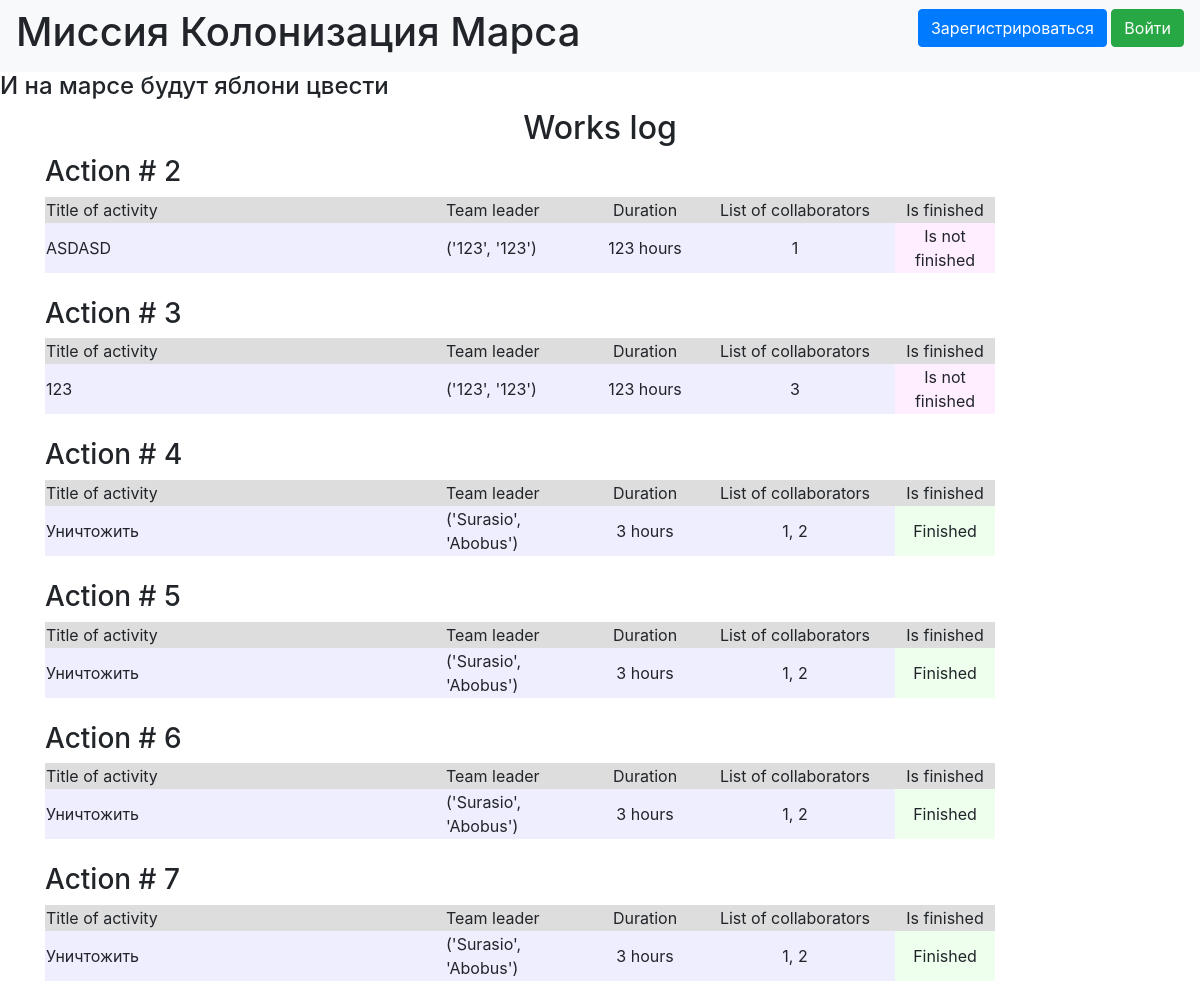
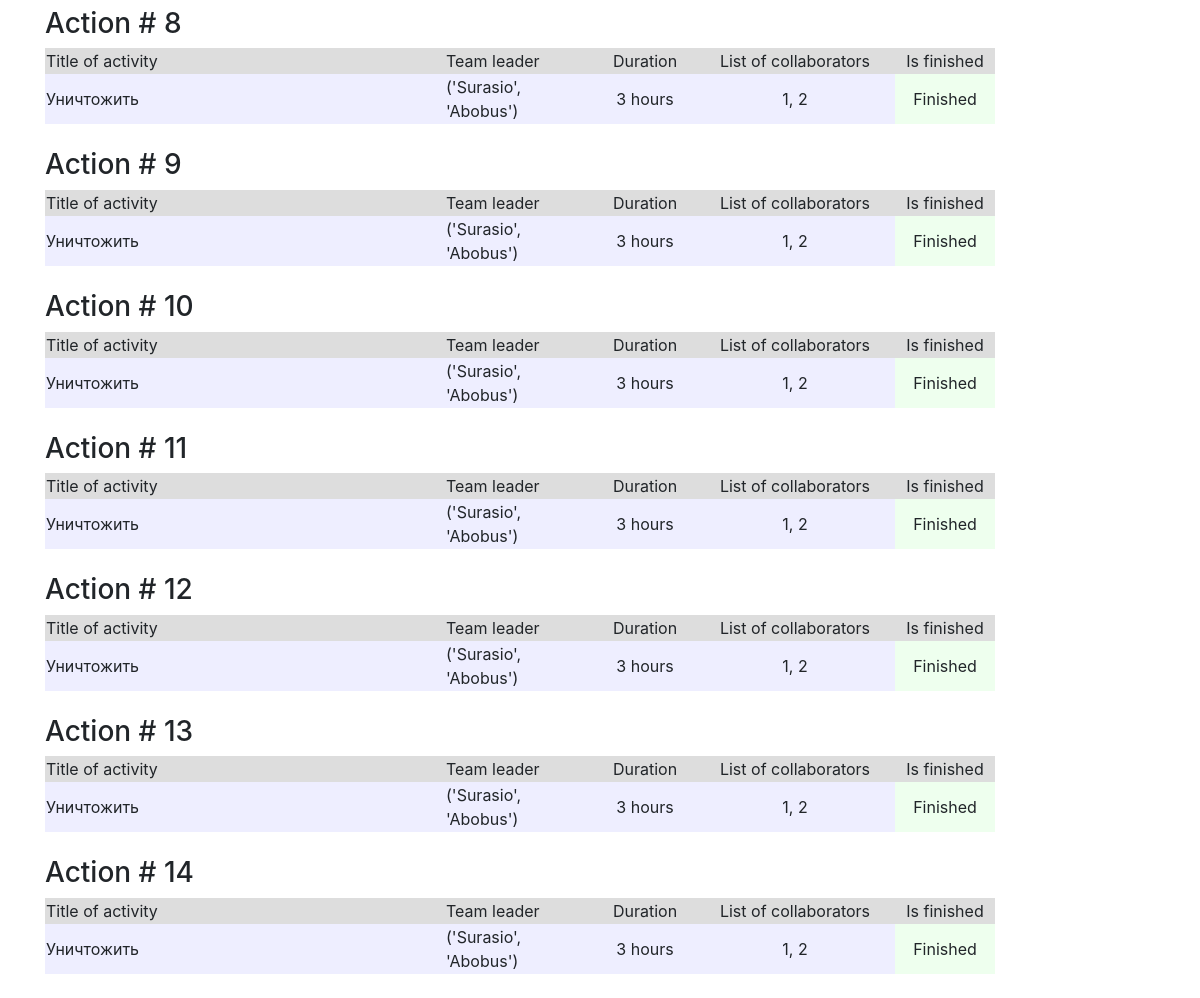
The page / on the database its author committed (2 pictures, top to bottom).
### data/jobs.py (models this page shows, shortened)
class Jobs(SqlAlchemyBase, UserMixin, SerializerMixin):
    __tablename__ = 'jobs'
    id = sqlalchemy.Column(sqlalchemy.Integer,
                           primary_key=True, autoincrement=True)
    team_leader = sqlalchemy.Column(sqlalchemy.Integer,
                                    sqlalchemy.ForeignKey("users.id"))
    job = sqlalchemy.Column(sqlalchemy.String, nullable=True)
    work_size = sqlalchemy.Column(sqlalchemy.Integer, default=0, nullable=True)
    collaborators = sqlalchemy.Column(sqlalchemy.String, nullable=True)
    start_date = sqlalchemy.Column(sqlalchemy.DateTime)
    end_date = sqlalchemy.Column(sqlalchemy.DateTime)
    is_finished = sqlalchemy.Column(sqlalchemy.Boolean, default=True)
    user = orm.relationship('User')

### server.py (the view)
@app.route("/")
def index():
    session = db_session.create_session()
    jobs = session.query(Jobs).all()
    users = session.query(User).all()
    names = {name.id: (name.surname, name.name) for name in users}
    return render_template("index.html", jobs=jobs, names=names)

### data/db_session.py (called while the page is built)
def create_session() -> Session:
    global __factory
    return __factory()

### templates/index.html (shortened to what this page needs)
{% extends "base.html" %}
{% block content %}
<h2 align="center">Works log</h2>
{% for job in jobs %}
<h3>Action # {{ job.id }}</h3>
<div class="table_container">
    <table class="my_table">
        <tr class="my_row">
            <td class="title" width="400px" bgcolor="#dddddd">Title of activity</td>
            <td class="title" width="150px" bgcolor="#dddddd">Team leader</td>
            <td class="title" width="100px" bgcolor="#dddddd" align="center">Duration</td>
            <td class="title" width="200px" bgcolor="#dddddd" align="center">List of collaborators</td>
            <td class="title" width="100px" bgcolor="#dddddd" align="center">Is finished</td>
        </tr>
        <tr class="my_row">
            <td class="ordinary" bgcolor="#eeeeff">{{ job.job}}</td>
            <td class="ordinary" bgcolor="#eeeeff">{{ names[job.team_leader]}}</td>
            <td class="ordinary" bgcolor="#eeeeff" align="center">{{ job.work_size }} hours</td>
            <td class="ordinary" bgcolor="#eeeeff" align="center">{{ job.collaborators }}</td>
            {% if job.is_finished %}
            <td class="ordinary" bgcolor="#eeffee" align="center">Finished</td>
            {% else %}
            <td class="ordinary" bgcolor="#ffeeff" align="center">Is not finished</td>
            {% endif %}
        </tr>
    </table>
</div>
<br>
{% endfor %}
{% endblock %}

### templates/base.html (shortened to what this page needs)
<!doctype html>
<html lang="en">
<head>
    <link rel="stylesheet" href="https://stackpath.bootstrapcdn.com/bootstrap/4.4.1/css/bootstrap.min.css">
    <header>
        <nav class="navbar navbar-light bg-light">
            <h1>Миссия Колонизация Марса</h1>
            {% if current_user.is_authenticated %}
                <a class="navbar-brand" href="/logout">{{ current_user.name }}</a>
            {% else %}
                <p>
                    <a class="btn btn-primary " href="/register">Зарегистрироваться</a>
                    <a class="btn btn-success" href="/login">Войти</a>
                </p>
            {% endif %}
        </nav>
        <h4>И на марсе будут яблони цвести</h4>
    </header>
</head>
    <main role="main" class="container">
        {% block content %}{% endblock %}
    </main>
</html>

### rows shown on the page
Jobs: id "2", job "ASDASD", team_leader "('123', '123')", work_size "123", collaborators "1", is_finished "Is not finished"
Jobs: id "3", job "123", team_leader "('123', '123')", work_size "123", collaborators "3", is_finished "Is not finished"
Jobs: id "4", job "Уничтожить", team_leader "('Surasio', 'Abobus')", work_size "3", collaborators "1, 2", is_finished "Finished"
Jobs: id "5", job "Уничтожить", team_leader "('Surasio', 'Abobus')", work_size "3", collaborators "1, 2", is_finished "Finished"
Jobs: id "6", job "Уничтожить", team_leader "('Surasio', 'Abobus')", work_size "3", collaborators "1, 2", is_finished "Finished"
Jobs: id "7", job "Уничтожить", team_leader "('Surasio', 'Abobus')", work_size "3", collaborators "1, 2", is_finished "Finished"
Jobs: id "8", job "Уничтожить", team_leader "('Surasio', 'Abobus')", work_size "3", collaborators "1, 2", is_finished "Finished"
Jobs: id "9", job "Уничтожить", team_leader "('Surasio', 'Abobus')", work_size "3", collaborators "1, 2", is_finished "Finished"
Jobs: id "10", job "Уничтожить", team_leader "('Surasio', 'Abobus')", work_size "3", collaborators "1, 2", is_finished "Finished"
Jobs: id "11", job "Уничтожить", team_leader "('Surasio', 'Abobus')", work_size "3", collaborators "1, 2", is_finished "Finished"
Jobs: id "12", job "Уничтожить", team_leader "('Surasio', 'Abobus')", work_size "3", collaborators "1, 2", is_finished "Finished"
Jobs: id "13", job "Уничтожить", team_leader "('Surasio', 'Abobus')", work_size "3", collaborators "1, 2", is_finished "Finished"
Jobs: id "14", job "Уничтожить", team_leader "('Surasio', 'Abobus')", work_size "3", collaborators "1, 2", is_finished "Finished"
